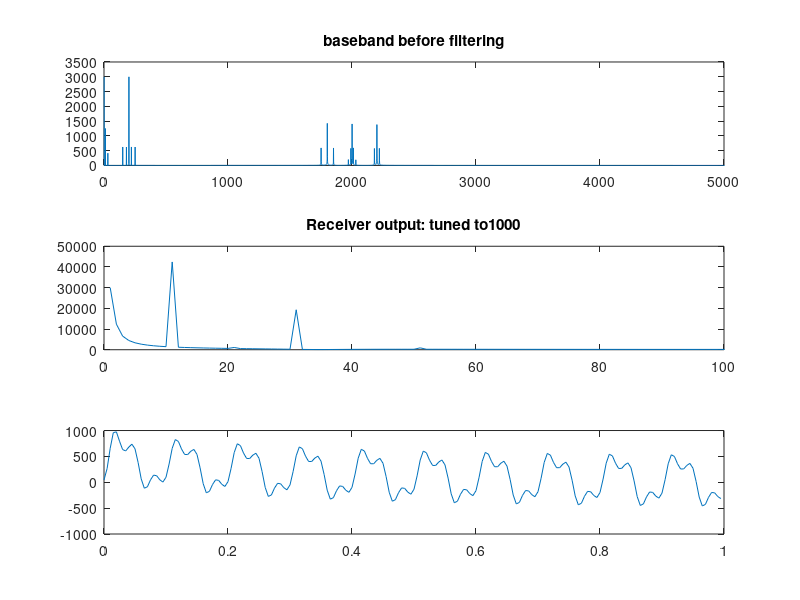
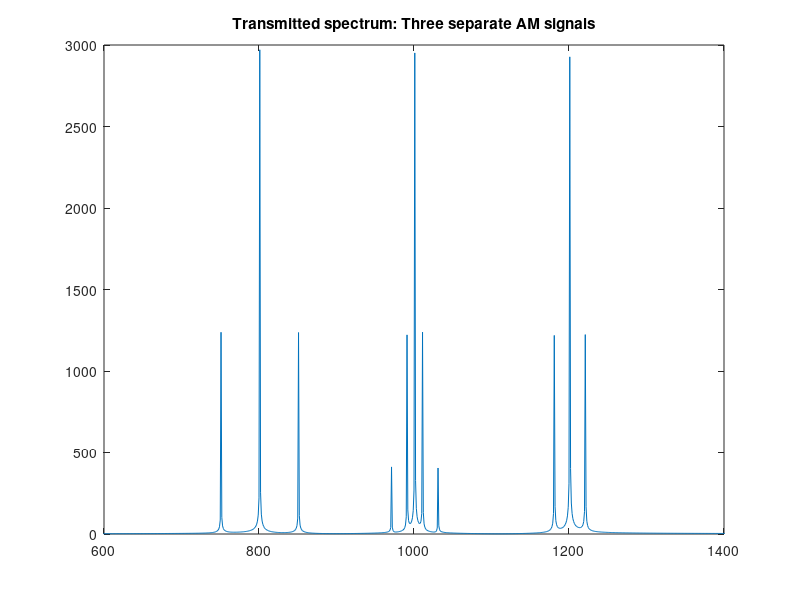

Reproduce these figures in MATLAB, in order.
% CIC testing
clear all

%==========================
%transmitter
%==========================
% This section is actually 3 transmitters on three different frequencies
% used to show selectivity of the receiver.
%
Fs = 1e4;
t= 0:1/Fs:1.0 ;
carrier1 = 1e3 ;
carrier2 = 1.2e3 ;
carrier3 = 800 ;
signal1 = 10 ;
signal2 = 20 ;
signal3 = 50 ;
% Transmitter 1
% modulate carrier1 with a sq-wave approximation
y = (0.5 * sin(2*pi*signal1*t) + .166 * sin(2*pi*signal1*3*t) + 0.6) ...
		.* sin(2*pi*carrier1*t) ;
    
% Transmitter 2
% modulate carrier2 with a sine and add 
%to make  'two transmitter' signal		
y = y + (0.5 * sin(2*pi*signal2*t) + 0.6) ...
		.* sin(2*pi*carrier2*t) ;

% Transmitter 3    
% modulate carrier3 with a sine and add 
%to make  'three transmitter' signal			
y = y + (0.5 * sin(2*pi*signal3*t) + 0.6) ...
		.* sin(2*pi*carrier3*t) ;
		
% add noise?
y = y + 0.0* randn(size(t)) ;
figure(3);clf;
plot(abs(fft(y)))
set(gca, 'xlim', [600 1400])
title('Transmitted spectrum: Three separate AM signals')

%==========================	
%receiver
%==========================
% Change THIS to TUNE receiver, 
% tune to carrier 
local_osc_freq = 1000 ;  % tuned to station at carrier2
%now do the mixing operation
signal_baseband = y .* (sin(2 * pi * local_osc_freq * t)) ;
figure(1);clf
subplot(3,1,1)
plot(abs(fft(signal_baseband)))
set(gca,'xlim', [0 length(signal_baseband)/2])
title('baseband before filtering')

% downconvert to audio rate: lowpass and decimate
% needed a second order CIC to make a sharper filter
nAudio = 50; % baseband decimation ratio
t_decimated = 0:1/Fs*nAudio:1.0 ; % needed for plotting

%CIC lowpass and decimate
int1 = 0; comb1 = 0;
int2 = 0; comb2 = [];
last_comb1 = 0 ;
j = 1 ;
downsample_now = 0 ;
% use a second order CIC
for i=2:length(signal_baseband)
  int1 = int1 + signal_baseband(i) ;
  int2 = int2 + int1 ;
  if (mod(i,nAudio)==0)
    downsample_then = downsample_now ;
    downsample_now = int2;
    last_comb1 = comb1 ;
    comb1 = downsample_now - downsample_then ;
    comb2(j) = comb1 - last_comb1 ;
    j = j + 1 ;
  end
end

% CIC compensator
[b,a] = cheby1(2, 4, 0.4);
out = filter(b,a,comb2) ;

% first order high pass
% to strip off carrier at DC
Tau_over_dt = 70;
f = Tau_over_dt/(1+Tau_over_dt) ;
audio_out = filter([f, -f], [1, -f], out);

% now plot the tuned spectrum and signal

subplot(3,1,2)
plot(abs(fft(audio_out)))
set(gca,'xlim', [0 length(audio_out)/2])
title(['Receiver output: tuned to', num2str(local_osc_freq) ])
subplot(3,1,3)
plot(t_decimated(1:end-1), audio_out)
